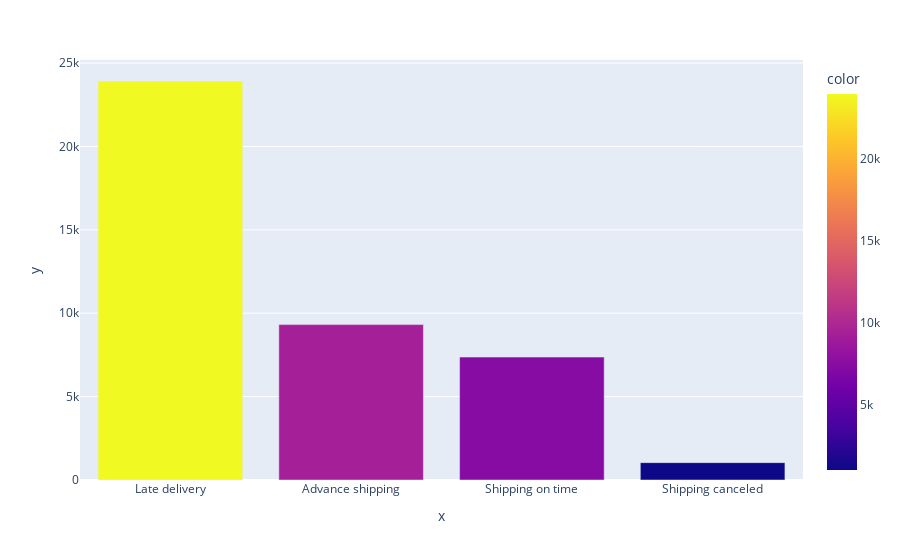

This figure's notebook cell:
### Markdown cell above
Delivery Status

### Code cell
data_delivery_status=df1.groupby(['Delivery Status'])['Order Id'].count().reset_index(name='Number of Orders').sort_values(by= 'Number of Orders', ascending= False)
px.bar(x=data_delivery_status['Delivery Status'] , y=data_delivery_status['Number of Orders']  , color=data_delivery_status['Number of Orders'],
      labels = { 'Delivery Status': 'Delivery Status', 'Number of Orders': 'Number of Orders'})

### Figure 1 — Plotly figure (JSON) as saved in the notebook; plotly's stock layout.template omitted (floating-point values rounded to 4 significant figures)
{"data": [{"alignmentgroup": "True", "hovertemplate": "x=%{x}<br>y=%{y}<br>color=%{marker.color}<extra></extra>", "legendgroup": "", "marker": {"color": [23925, 9317, 7370, 1041], "coloraxis": "coloraxis", "pattern": {"shape": ""}}, "name": "", "offsetgroup": "", "orientation": "v", "showlegend": false, "textposition": "auto", "x": ["Late delivery", "Advance shipping", "Shipping on time", "Shipping canceled"], "xaxis": "x", "y": [23925, 9317, 7370, 1041], "yaxis": "y", "type": "bar"}], "layout": {"xaxis": {"anchor": "y", "domain": [0, 1], "title": {"text": "x"}}, "yaxis": {"anchor": "x", "domain": [0, 1], "title": {"text": "y"}}, "coloraxis": {"colorbar": {"title": {"text": "color"}}, "colorscale": [[0, "#0d0887"], [0.1111, "#46039f"], [0.2222, "#7201a8"], [0.3333, "#9c179e"], [0.4444, "#bd3786"], [0.5556, "#d8576b"], [0.6667, "#ed7953"], [0.7778, "#fb9f3a"], [0.8889, "#fdca26"], [1, "#f0f921"]]}, "legend": {"tracegroupgap": 0}, "margin": {"t": 60}, "barmode": "relative"}}
